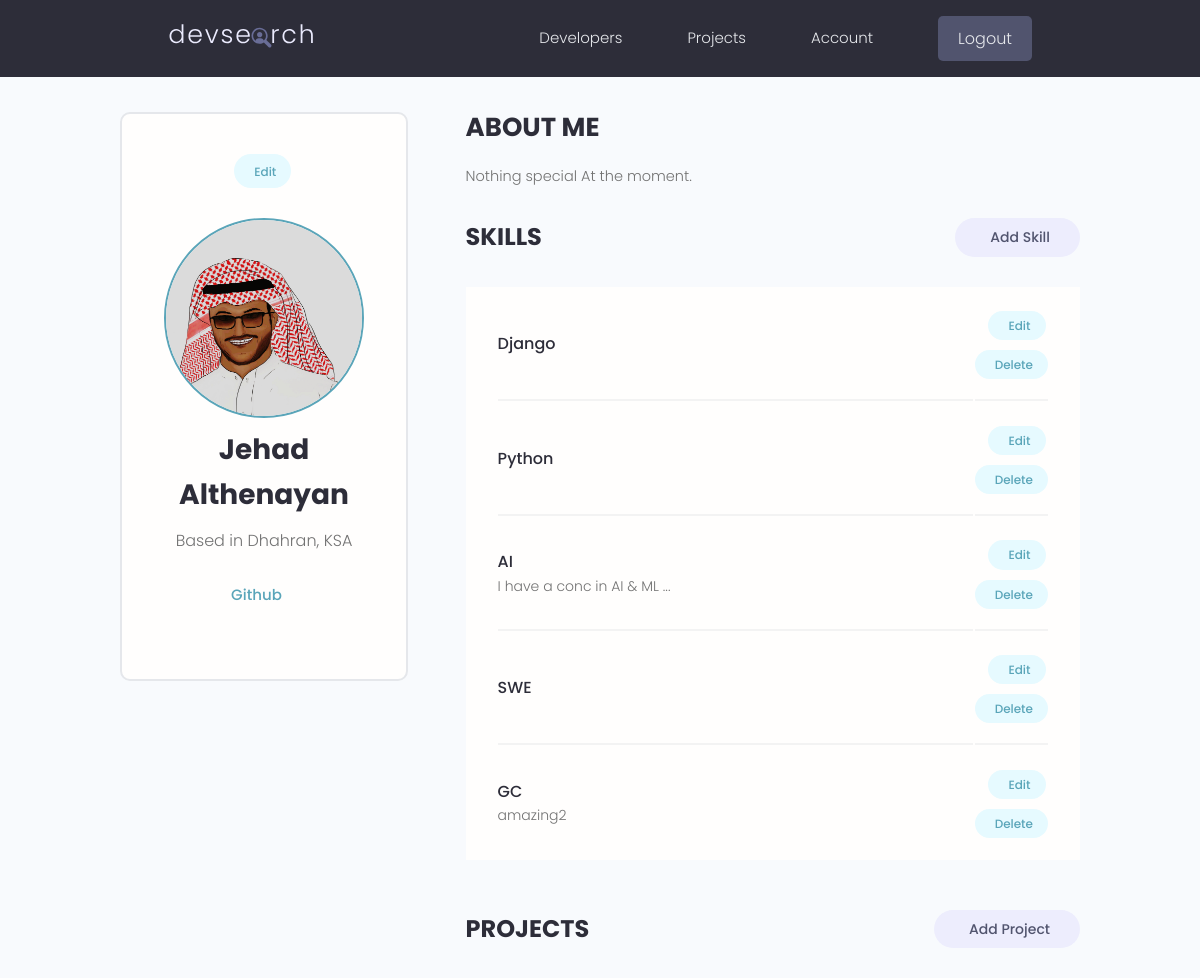
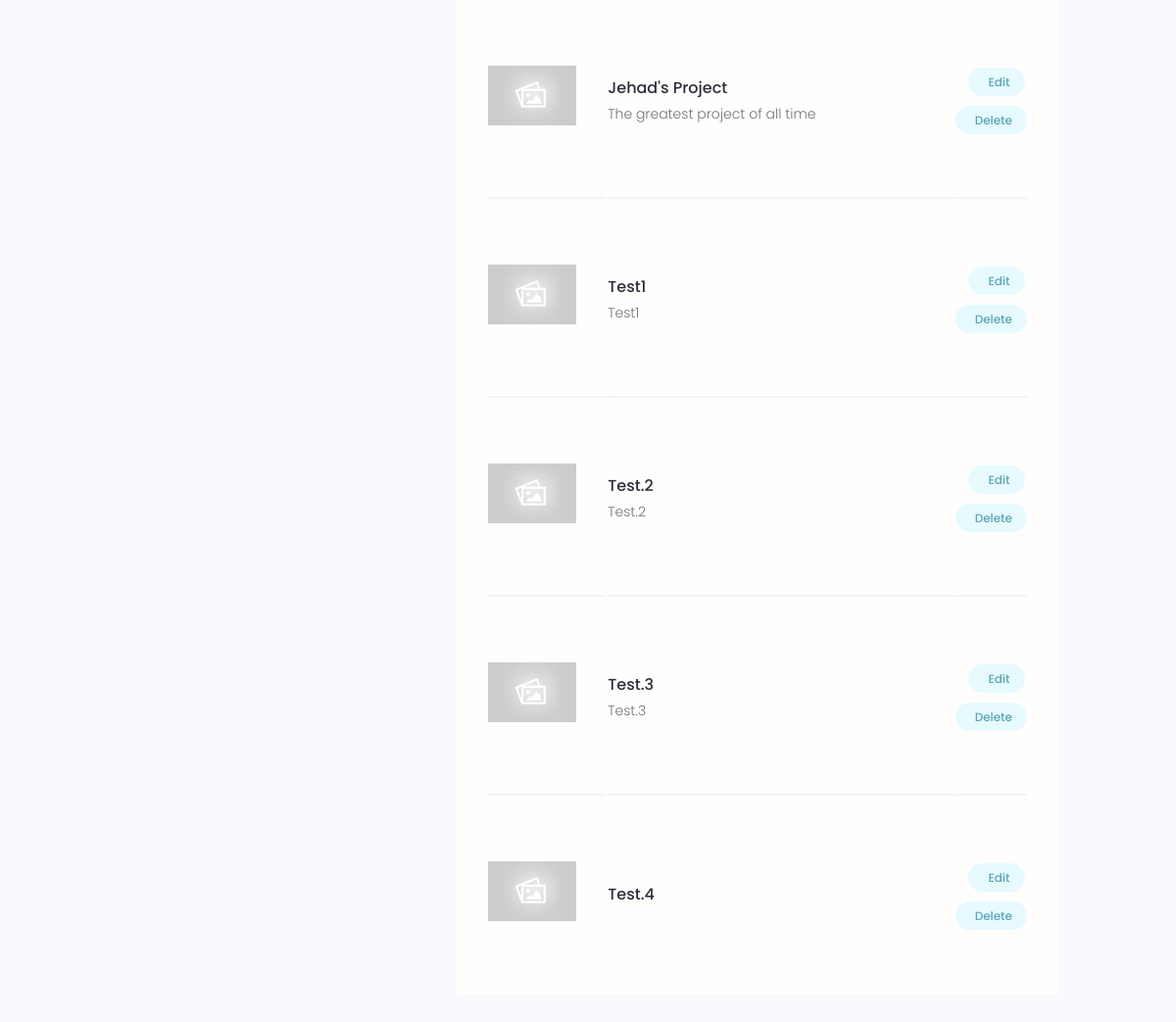
Page /users/account/ (signed in) on the committed database (2 pictures, top to bottom).
### users/models.py (models this page shows, shortened)
class Profile(models.Model):
    user = models.OneToOneField(User,on_delete=models.CASCADE,null=True,blank=True)
    name = models.CharField(max_length=200,null=True,blank=True)
    username = models.CharField(max_length=200,null=True,blank=True)
    location = models.CharField(max_length=200,null=True,blank=True)
    email= models.EmailField(max_length=200,null=True,blank=True)
    short_intro = models.CharField(max_length=500,null=True,blank=True)
    bio = models.TextField(null=True,blank=True)
    profile_image =  models.ImageField(null=True,blank=True,upload_to='profiles/',default='profiles/user-default.png')
    social_github = models.CharField(max_length=200,null=True,blank=True)
    social_twitter = models.CharField(max_length=200,null=True,blank=True)
    social_linkedin = models.CharField(max_length=200,null=True,blank=True)
    social_youtube = models.CharField(max_length=200,null=True,blank=True)
    social_website = models.CharField(max_length=200,null=True,blank=True)
    created = models.DateTimeField(auto_now_add=True) # date and time stamp
    id = models.UUIDField(default=uuid.uuid4,unique=True,primary_key=True,editable=False)

class Skill(models.Model):
    owner = models.ForeignKey(Profile, on_delete=models.CASCADE,null=True,blank=True)
    name = models.CharField(max_length=200,null=True,blank=True)
    description = models.TextField(null=True,blank=True)
    created = models.DateTimeField(auto_now_add=True) # date and time stamp
    id = models.UUIDField(default=uuid.uuid4,unique=True,primary_key=True,editable=False)

### projects/models.py (models this page shows, shortened)
class Project(models.Model):
    owner = models.ForeignKey(Profile,null=True,blank=True,on_delete=models.SET_NULL)
    title = models.CharField(max_length=200)
    description = models.TextField(null=True,blank=True)
    featured_image = models.ImageField(null=True,blank=True,default="default.jpg")
    demo_link = models.CharField(max_length=2000,null=True,blank=True)
    source_link = models.CharField(max_length=2000,null=True,blank=True)
    tags = models.ManyToManyField('Tag',blank=True)
    vote_totals = models.IntegerField(default=0,null=True,blank=True)
    vote_ratio = models.IntegerField(default=0,null=True,blank=True)
    created = models.DateTimeField(auto_now_add=True) # date and time stamp
    id = models.UUIDField(default=uuid.uuid4,unique=True,primary_key=True,editable=False)
    class Meta:
        ordering = ['created']

### users/views.py (the view)
# urls.py: path('account/',views.userAccount,name="account"),
@login_required(login_url='login')
def userAccount(req):
    profile = req.user.profile
    skills = profile.skill_set.all()
    projects = profile.project_set.all()
    context = {'profile': profile,
                'skills':skills,
                'projects':projects,
    }
    return render(req,'users/account.html',context)

### users/templates/users/account.html (shortened to what this page needs)
{% extends 'main.html' %}
{% block content %}
<main class="settingsPage profile my-md">
  <div class="container">
    <div class="layout">
      <div class="column column--1of3">
        <div class="card text-center">
          <div class="card__body dev">
            <a class="tag tag--pill tag--main settings__btn" href="{% url 'edit-account'%}">
              Edit</a>
            <img class="avatar avatar--xl dev__avatar" src="{{ profile.profile_image.url }}" />
            <h2 class="dev__name">{{profile.name}}</h2>
            <p class="dev__location">Based in {{profile.location}}</p>
            <ul class="dev__social">
              {% if profile.social_github %}
              <li>
                <a title="Github" href="{{profile.social_github}}" target="_blank">Github</a>
              </li>
              {% endif %}
            </ul>
          </div>
        </div>
      </div>
      <div class="column column--2of3">
        <div class="devInfo">
          <h3 class="devInfo__title">About Me</h3>
          <p class="devInfo__about">{{profile.bio}}</p>
        </div>
        <div class="settings">
          <h3 class="settings__title">Skills</h3>
          <a class="tag tag--pill tag--sub settings__btn tag--lg" href="{% url 'create-skill' %}"> Add Skill</a>
        </div>
        <table class="settings__table">
          {% for skill in skills %}
          <tr>
            <td class="settings__tableInfo">
              <h4>{{skill.name}}</h4>
              <p>
                {{skill.description}}
              </p>
            </td>
            <td class="settings__tableActions">
              <a class="tag tag--pill tag--main settings__btn" href="{% url 'update-skill' skill.id %}"> Edit</a>
              <a class="tag tag--pill tag--main settings__btn" href="{% url 'delete-skill' skill.id %}">
                Delete</a>
            </td>
          </tr>
          {% endfor %}
        </table>
        <div class="settings">
          <h3 class="settings__title">Projects</h3>
          <a class="tag tag--pill tag--sub settings__btn tag--lg" href="{% url 'create-project' %}"> Add Project</a>
        </div>
        <table class="settings__table">
          {% for project in projects %}
          <tr>
            <td class="settings__thumbnail">
              <a href="{% url 'project' project.id %}"><img src="{{project.featured_image.url}}" alt="Project Thumbnail" /></a>
            </td>
            <td class="settings__tableInfo">
              <a href="{% url 'project' project.id %}">{{project.title}}</a>
              <p>{{project.description|slice:"150"}}</p>
            </td>
            <td class="settings__tableActions">
              <a class="tag tag--pill tag--main settings__btn" href="{% url 'update-project' project.id %}"> Edit</a>
              <a class="tag tag--pill tag--main settings__btn"
                href="{% url 'delete-project'  project.id %}?next=/account">
                Delete</a>
            </td>
          </tr>
          {% endfor %}
        </table>
      </div>
    </div>
  </div>
</main>
{% endblock %}

### static/styles/app.css (style rules this page uses)
:root { --color-sub: #2d2d39; }
.card { border: 2px solid var(--color-light); }
img { width: 100%; }
.profile .card > .dev { padding: 4rem; }
.dev__avatar { display: block; margin: auto; }
.dev__name { color: var(--color-sub); font-size: 2.8rem; font-weight: 700; margin-top: 1rem; margin-bottom: 0.5rem; }
.dev__location { margin-top: 1rem; }
.dev__social { margin: 3rem 0; list-style: none; display: flex; justify-content: center; gap: 1.5rem; }
.devInfo { margin-bottom: 3rem; }
.devInfo__title, .devInfo__subtitle { font-size: 2.6rem; color: var(--color-sub); text-transform: uppercase; font-weight: 700; margin-bottom: 1.5rem; }
.devInfo__about, .devSkill__info { font-size: 1.45rem; line-height: 1.7; text-align: justify; }
.settingsPage .dev > .settings__btn { display: inline-block; margin-bottom: 3rem; }
.settings { display: flex; justify-content: space-between; align-items: center; }
.settings__title { font-size: 2.4rem; text-transform: uppercase; font-weight: 700; color: var(--color-sub); }
.settings__table { margin-top: 3rem; margin-bottom: 5rem; padding: 0 3rem; background: var(--color-white); }
.settings__table tr { width: 100%; }
.settings__table tr > td { padding: 2rem 0; }
.settings__table tr:not(:last-child) td { border-bottom: 2px solid var(--color-white-light); }
.settings__thumbnail { width: 23%; min-width: 10rem; }
.settings__thumbnail img { padding-right: 3rem; height: 15rem; object-fit: contain; }
.settings__tableInfo { width: 100%; }
.settings__tableInfo h4, .settings__tableInfo a { padding-right: 1rem; width: auto; font-size: 1.6rem; font-weight: 500; color: var(--color-sub); }
.settings__tableInfo p { font-size: 1.4rem; }
.settings__tableActions { text-align: right; }

### static/uikit/styles/modules/_variables.css (style rules this page uses)
:root { --color-main: #5aa5b9; --color-main-light: #e6faff; --color-sub: #3f4156; --color-sub-light: #51546e; --color-sub-lighter: #ededfd; --color-text: #737373; --color-gray: #8b8b8b; --color-light: #e5e7eb; --color-light-gray: #767676; --color-bg: #f8fafd; --color-white: #fffefd; --color-white-light: #f3f3f3; --color-success: #359e64; --color-success-bg: #def8e8; --color-error: #fc4b0b; --color-error-bg: #fff2ee; --font-base: 'Poppins', arial, helvetica, 'Segoe UI', roboto, ubuntu, sans-serif; --font-monospace: 'Fira Code', 'Courier New', courier, monospace; --font-regular: 300; --font-medium: 500; --font-bold: 700; --generic-shadow: 1px 1px 5px #00000010; --generic-transition: all 0.3s ease-in-out; }

### static/uikit/styles/modules/_base.css (style rules this page uses)
* { margin: 0; padding: 0; box-sizing: border-box; text-rendering: optimizeLegibility; color: inherit; font-size: inherit; }
html { font-size: 50%; }
@media only screen and (min-width: 480px) { html { font-size: 56.25%; } }
@media only screen and (min-width: 1200px) { html { font-size: 62.5%; } }
body { line-height: 1.6; font-weight: 400; font-size: 1.5rem; color: var(--color-text); background-color: var(--color-bg); min-height: 100vh; }

### static/uikit/styles/modules/_typography.css (style rules this page uses)
* { font-family: var(--font-base); }
h2 { font-size: 3.6rem; font-weight: var(--font-bold); }
h3 { font-size: 3.2rem; font-weight: var(--font-medium); }
h4 { font-size: 2.8rem; font-weight: var(--font-medium); }
p, span, strong { font-size: 1.6rem; color: var(--color-text); font-weight: var(--font-regular); }
a { padding-bottom: 2px; text-decoration: none; display: inline-block; color: var(--color-main); font-weight: var(--font-medium); }

### static/uikit/styles/modules/_utilities.css (style rules this page uses)
.container { width: 92%; max-width: 165rem; margin: 0 auto; box-sizing: border-box; }
@media screen and (min-width: 1000px) { .container { width: 90%; } }
@media screen and (min-width: 1200px) { .container { width: 80%; } }
.text-center { text-align: center; }
.my-md { margin: 3rem auto; }

### static/uikit/styles/modules/_avatar.css (style rules this page uses)
.avatar { border-radius: 50%; border: 2px solid var(--color-main); object-fit: cover; }
.avatar--xl { height: 20rem; width: 20rem; }

### static/uikit/styles/modules/_card.css (style rules this page uses)
.card { border-radius: 1rem; background-color: var(--color-white); border: 1.5px solid var(--color-light); width: auto; height: auto; margin-top: 0.5rem; margin-bottom: 0.5rem; overflow: hidden; }
.card__body, .card__header { padding: 2rem 2.5rem; }

### static/uikit/styles/modules/_layout.css (style rules this page uses)
.layout { display: flex; flex-flow: row wrap; justify-content: space-between; }
.layout > .column { margin-bottom: 3rem; }
.layout > .column.column--1of3 { flex-basis: 30%; }
.layout > .column.column--2of3 { flex-basis: 64%; }

### rows in the picture
Profile: profile_image (picture), name "Jehad Althenayan", location "Dhahran, KSA", bio "Nothing special At the moment."
Skill: name "Django"
Skill: name "Python"
Skill: name "AI", description "I have a conc in AI & ML ..."
Skill: name "SWE"
Skill: name "GC", description "amazing2"
Project: featured_image (placeholder picture), title "Jehad's Project", description "The greatest project of all time"
Project: featured_image (placeholder picture), title "Test1", description "Test1"
Project: featured_image (placeholder picture), title "Test.2", description "Test.2"
Project: featured_image (placeholder picture), title "Test.3", description "Test.3"
Project: featured_image (placeholder picture), title "Test.4"
